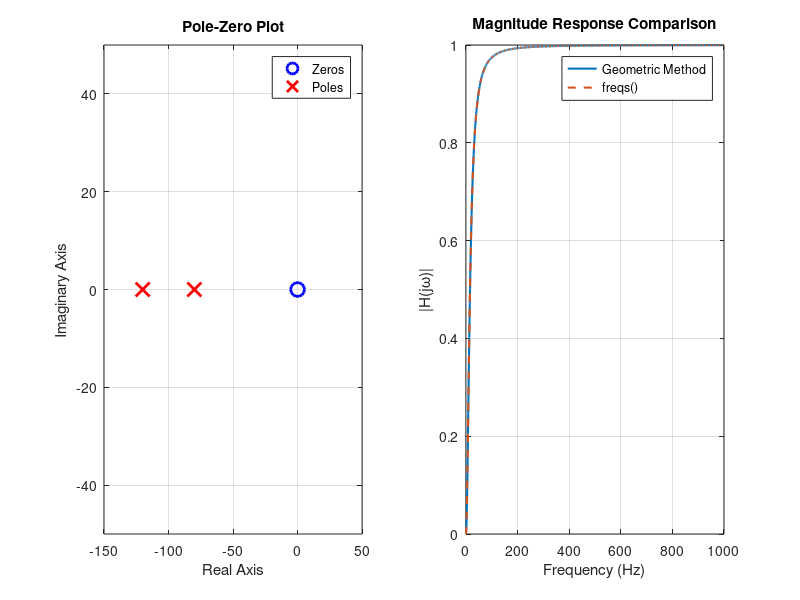

Source code (MATLAB):
clc;
clear;
close all;

%% ====================================
% Poles and zeros
%% ====================================

p1 = -80;
p2 = -120;

z1 = 0;
z2 = 0;

%% ====================================
% Frequency range
%% ====================================

f = 0:1:1000;

omega = 2*pi*f;

%% ====================================
% Geometric evaluation
%% ====================================

num = abs(1i*omega-z1) .* ...
      abs(1i*omega-z2);

den = abs(1i*omega-p1) .* ...
      abs(1i*omega-p2);

H_geo = num ./ den;

%% ====================================
% freqs() verification
%% ====================================

num_tf = [1 0 0];

den_tf = conv([1 80],[1 120]);

H_freqs = freqs(num_tf, den_tf, omega);

%% ====================================
% Combined Figure
%% ====================================

figure;

%% ====================================
% Subplot 1: Pole-Zero Plot
%% ====================================

subplot(1,2,1);

plot(real(z1), imag(z1), 'ob', ...
    'MarkerSize',10,'LineWidth',2);

hold on;

plot(real(p1), 0, 'xr', ...
    'MarkerSize',10,'LineWidth',2);

plot(real(p2), 0, 'xr', ...
    'MarkerSize',10,'LineWidth',2);

grid on;

xlabel('Real Axis');
ylabel('Imaginary Axis');

title('Pole-Zero Plot');

legend('Zeros','Poles');

axis([-150 50 -50 50]);

%% ====================================
% Subplot 2: Frequency Response
%% ====================================

subplot(1,2,2);

plot(f, H_geo, 'LineWidth',1.5);

hold on;

plot(f, abs(H_freqs), '--', ...
    'LineWidth',1.5);

grid on;

xlabel('Frequency (Hz)');
ylabel('|H(j\omega)|');

title('Magnitude Response Comparison');

legend('Geometric Method','freqs()');
